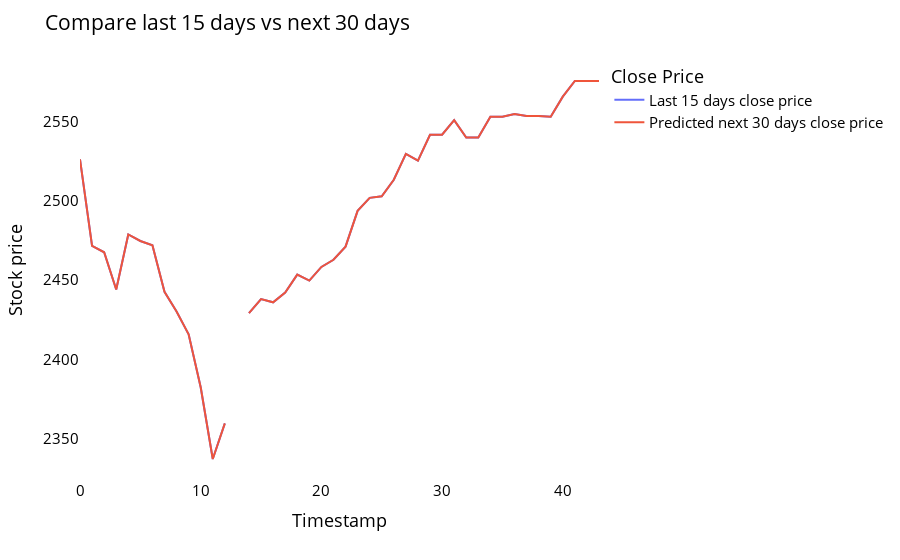

Here is the notebook cell this chart was saved with:
### Code cell
temp_mat = np.empty((len(last_days)+pred_days+1,1))
temp_mat[:] = np.nan
temp_mat = temp_mat.reshape(1,-1).tolist()[0]

last_original_days_value = temp_mat
next_predicted_days_value = temp_mat

last_original_days_value[0:time_step+1] = scaler.inverse_transform(closedf[len(closedf)-time_step:]).reshape(1,-1).tolist()[0]
next_predicted_days_value[time_step+1:] = scaler.inverse_transform(np.array(lst_output).reshape(-1,1)).reshape(1,-1).tolist()[0]

new_pred_plot = pd.DataFrame({
    'last_original_days_value':last_original_days_value,
    'next_predicted_days_value':next_predicted_days_value
})

names = cycle(['Last 15 days close price','Predicted next 30 days close price'])

fig = px.line(new_pred_plot,x=new_pred_plot.index, y=[new_pred_plot['last_original_days_value'],
                                                      new_pred_plot['next_predicted_days_value']],
              labels={'value': 'Stock price','index': 'Timestamp'})
fig.update_layout(title_text='Compare last 15 days vs next 30 days',
                  plot_bgcolor='white', font_size=15, font_color='black',legend_title_text='Close Price')
fig.for_each_trace(lambda t:  t.update(name = next(names)))

fig.update_xaxes(showgrid=False)
fig.update_yaxes(showgrid=False)
fig.show()

### Figure 1 — Plotly figure (JSON) as saved in the notebook; plotly's stock layout.template omitted (floating-point values rounded to 4 significant figures)
{"data": [{"hovertemplate": "variable=last_original_days_value<br>Timestamp=%{x}<br>Stock price=%{y}<extra></extra>", "legendgroup": "last_original_days_value", "line": {"color": "#636efa", "dash": "solid"}, "marker": {"symbol": "circle"}, "mode": "lines", "name": "Last 15 days close price", "orientation": "v", "showlegend": true, "type": "scatter", "x": [0, 1, 2, 3, 4, 5, 6, 7, 8, 9, 10, 11, 12, 13, 14, 15, 16, 17, 18, 19, 20, 21, 22, 23, 24, 25, 26, 27, 28, 29, 30, 31, 32, 33, 34, 35, 36, 37, 38, 39, 40, 41, 42, 43], "xaxis": "x", "y": [2526.0, 2472.0, 2468.0, 2444.0, 2479.0, 2475.0, 2472.0, 2443.0, 2430.0, 2416.0, 2383.0, 2337.0, 2360.0, null, 2429.0, 2438.0, 2436.0, 2442.0, 2454.0, 2450.0, 2458.0, 2463.0, 2471.0, 2494.0, 2502.0, 2503.0, 2513.0, 2530.0, 2525.0, 2542.0, 2542.0, 2551.0, 2540.0, 2540.0, 2553.0, 2553.0, 2555.0, 2553.0, 2553.0, 2553.0, 2566.0, 2575.0, 2575.0, 2575.0], "yaxis": "y"}, {"hovertemplate": "variable=next_predicted_days_value<br>Timestamp=%{x}<br>Stock price=%{y}<extra></extra>", "legendgroup": "next_predicted_days_value", "line": {"color": "#EF553B", "dash": "solid"}, "marker": {"symbol": "circle"}, "mode": "lines", "name": "Predicted next 30 days close price", "orientation": "v", "showlegend": true, "type": "scatter", "x": [0, 1, 2, 3, 4, 5, 6, 7, 8, 9, 10, 11, 12, 13, 14, 15, 16, 17, 18, 19, 20, 21, 22, 23, 24, 25, 26, 27, 28, 29, 30, 31, 32, 33, 34, 35, 36, 37, 38, 39, 40, 41, 42, 43], "xaxis": "x", "y": [2526.0, 2472.0, 2468.0, 2444.0, 2479.0, 2475.0, 2472.0, 2443.0, 2430.0, 2416.0, 2383.0, 2337.0, 2360.0, null, 2429.0, 2438.0, 2436.0, 2442.0, 2454.0, 2450.0, 2458.0, 2463.0, 2471.0, 2494.0, 2502.0, 2503.0, 2513.0, 2530.0, 2525.0, 2542.0, 2542.0, 2551.0, 2540.0, 2540.0, 2553.0, 2553.0, 2555.0, 2553.0, 2553.0, 2553.0, 2566.0, 2575.0, 2575.0, 2575.0], "yaxis": "y"}], "layout": {"font": {"color": "black", "size": 15}, "legend": {"title": {"text": "Close Price"}, "tracegroupgap": 0}, "margin": {"t": 60}, "plot_bgcolor": "white", "title": {"text": "Compare last 15 days vs next 30 days"}, "xaxis": {"anchor": "y", "domain": [0, 1], "showgrid": false, "title": {"text": "Timestamp"}}, "yaxis": {"anchor": "x", "domain": [0, 1], "showgrid": false, "title": {"text": "Stock price"}}}}
